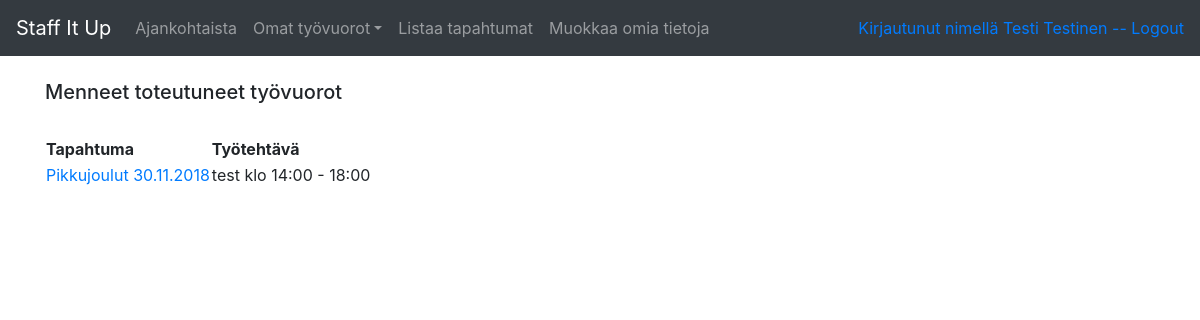
Page /user/assignments/past (signed in) on the committed database.
### application/auth/models.py (models this page shows, shortened)
class User(db.Model):
    __tablename__ = "account"
    id = db.Column(db.Integer, primary_key=True)
    date_created = db.Column(db.DateTime, default=db.func.current_timestamp())
    date_modified = db.Column(db.DateTime, default=db.func.current_timestamp(),
                              onupdate=db.func.current_timestamp())
    name = db.Column(db.String(144), nullable=False)
    username = db.Column(db.String(20), nullable=False)
    password = db.Column(db.String(30), nullable=False)
    email = db.Column(db.String(144))
    phone = db.Column(db.String(20))
    roles = db.relationship("Role", secondary="account_role")
    registrations = db.relationship("AssignmentRegistration", backref='account', lazy=True)
    def role_ok(self, role):
        for user_role in self.roles:
                    if user_role.name == role:
                        return True

### application/assignments/models.py (models this page shows, shortened)
class Assignment(db.Model):
    id = db.Column(db.Integer, primary_key=True)
    starttime = db.Column(db.Time, nullable=False)
    endtime = db.Column(db.Time, nullable=False)
    role = db.Column(db.String(144), nullable=False)
    event_id = db.Column(db.Integer, db.ForeignKey('event.id'),
       nullable=False)
    users = db.relationship("User", secondary="account_assignment")
    registrations = db.relationship("AssignmentRegistration", backref='assignment', lazy=True)
    @staticmethod
    def find_confirmed_registrations_for_past_events(user_id):
        stmt = text("SELECT assignment.role, assignment.starttime, assignment.endtime, event.type, event.date, event.id, assignment.id "
                    "FROM account, assignment, account_assignment, event "
                    "WHERE account.id = :id "
                    "AND account_assignment.account_id = account.id "
                    "AND assignment.id = account_assignment.assignment_id "
                    "AND event.id = assignment.event_id "
                    "AND event.date < CURRENT_DATE "
                    "AND account_assignment.confirmed = '1' "
                    "ORDER BY event.date DESC")
        res = db.engine.connect().execute(stmt, id=user_id)
        response = []
        for row in res:
            response.append({"role":row[0], "start":str(row[1]), "end":str(row[2]),
                    "event_type":row[3], "event_date":datetime.datetime.strptime(str(row[4]),
                    "%Y-%m-%d"), "event_id":row[5], "assignment_id":row[6]})
        return response

### application/events/models.py (models this page shows, shortened)
class Event(db.Model):
    id = db.Column(db.Integer, primary_key=True)
    type = db.Column(db.String(144), nullable=False)
    date = db.Column(db.Date, nullable=False)
    pax = db.Column(db.Integer)
    info = db.Column(db.String(500))
    staffed = db.Column(db.Boolean, nullable=False)
    assignments = db.relationship("Assignment", backref='event', lazy=True)

### application/assignments/views.py (the view)
@app.route("/user/assignments/past", methods=["GET"])
@login_required(role="user")
def past_list_user():
        return render_template("user/assignments/list.html", past_shifts=Assignment.find_confirmed_registrations_for_past_events(user_id=current_user.id))

### application/__init__.py (called while the page is built)
@login_manager.user_loader
def load_user(user_id):
    return User.query.get(user_id)

### application/templates/user/assignments/list.html (shortened to what this page needs)
{% extends "layout.html" %}
{% block body %}
{% if upcoming_shifts is defined and upcoming_shifts %}
<h5>Vahvistetut tulevat työvuorot</h5><br>
<table class="table" style="width:auto;">
  <tr>
    <th>Pvm</b>
    <th>Tapahtuma</th>
    <th>Työtehtävä</th>
  </tr>
  {% for assignment in upcoming_shifts %}
  <tr>
    <td>
      {{ assignment.event_date.strftime("%d.%m.%Y")}}
    </td>
    <td>
      <a href="{{url_for('event_details_user', event_id=assignment.event_id)}}">
      {{assignment.event_type}}</a>
    </td>
    <td>
      {{assignment.role}} klo {{ assignment.start[:5] }} - {{ assignment.end[:5] }}
    </td>
  </tr>
  {% endfor %}
</table>
{% elif unconfirmed_assignments is defined %}
<p>Sinulla ei ole tällä hetkellä yhtään vahvistamatonta ilmoittautumista.
{% elif past_shifts is defined and past_shifts %}
<h5>Menneet toteutuneet työvuorot</h5><br>
<table>
  <tr>
    <th>Tapahtuma</th>
    <th>Työtehtävä</th>
  </tr>
  {% for assignment in past_shifts %}
  <tr>
    <td>
      <a href="{{url_for('event_details_user', event_id=assignment.event_id)}}">
      {{assignment.event_type}} {{ assignment.event_date.strftime("%d.%m.%Y")}}</a>
    </td>
    <td>
      {{assignment.role}} klo {{ assignment.start[:5] }} - {{ assignment.end[:5] }}
    </td>
  </tr>
  {% endfor %}
</table>
{% else %}
<p>Sinulla ei ole yhtään mennyttä vahvistettua työvuoroa.
{% endif %}
{% endblock %}

### application/templates/layout.html (shortened to what this page needs)
<!DOCTYPE html>
  <html>
    <head>
      <link rel="stylesheet" href="https://maxcdn.bootstrapcdn.com/bootstrap/4.0.0/css/bootstrap.min.css">
    </head>
    <body>
      <nav class="navbar navbar-expand-md navbar-dark bg-dark mb-4">
        <a class="navbar-brand" href="{{ url_for('index') }} ">Staff It Up</a>
	        <div class="collapse navbar-collapse" id="navbarCollapse">
            <ul class="navbar-nav mr-auto">
              {% if current_user.is_authenticated and current_user.role_ok("admin")  %}
              <li class="nav-item">
                <a class="nav-link" href="{{ url_for('index') }} ">Ajankohtaista</a>
              </li>
              <li class="nav-item dropdown">
                <a class="nav-link dropdown-toggle" href="#" id="navbarDropdown" role="button" data-toggle="dropdown" aria-haspopup="true" aria-expanded="false">
                  Selaa tapahtumia</a>
              <div class="dropdown-menu" aria-labelledby="navbarDropdown">
                <a class="dropdown-item" href="{{ url_for('events_index', page="needs_staff") }}">Tapahtumat joihin tarvitaan henkilökuntaa</a>
                <a class="dropdown-item" href="{{ url_for('events_index', page="upcoming") }}">Kaikki tulevat tapahtumat</a>
                <a class="dropdown-item" href="{{ url_for('events_index', page="past") }}">Menneet tapahtumat</a>
              </div>
              </li
              <li class="nav-item">
                <a class="nav-link" href="{{ url_for('events_form') }} ">Lisää uusi tapahtuma</a>
              </li>
              <li class="nav-item dropdown">
                <a class="nav-link dropdown-toggle" href="#" id="navbarDropdown" role="button" data-toggle="dropdown" aria-haspopup="true" aria-expanded="false">
                  Hallinnoi käyttäjiä</a>
              <div class="dropdown-menu" aria-labelledby="navbarDropdown">
                <a class="dropdown-item" href="{{ url_for('list_users') }} ">Listaa käyttäjät</a>
                <a class="dropdown-item" href="{{ url_for('newUser_admin') }}">Luo uusi käyttäjä</a>
              </div>
              </li
              {% elif current_user.is_authenticated and current_user.role_ok("user") %}
              <li class="nav-item">
                <a class="nav-link" href="{{ url_for('index') }} ">Ajankohtaista</a>
              </li>
              <li class="nav-item dropdown">
                <a class="nav-link dropdown-toggle" href="#" id="navbarDropdown" role="button" data-toggle="dropdown" aria-haspopup="true" aria-expanded="false">
                  Omat työvuorot</a>
              <li class="nav-item">
                <a class="nav-link" href="{{ url_for('events_userindex') }}">Listaa tapahtumat</a>
              </li>
              <li class="nav-item">
                <a class="nav-link" href="{{ url_for('user_update', user_id=current_user.id) }} ">Muokkaa omia tietoja</a>
              </li>
              {% endif %}
            </ul>
          </div>
          <div class="form-inline mt-2 mt-md-0">
            {% if current_user.is_authenticated %}
            <a href="{{ url_for('auth_logout') }}">Kirjautunut nimellä {{ current_user.name }} -- Logout</a>
            {% endif %}
          </div>
        </nav>
        <main role="main" class="container">
	      {% block body %}{% endblock %}
      </main>
    </body>
  </html>

### rows in the picture
User: name "Testi Testinen"
Assignment: event_type "Pikkujoulut", event_date "30.11.2018", role "test", starttime "14:00", endtime "18:00"
